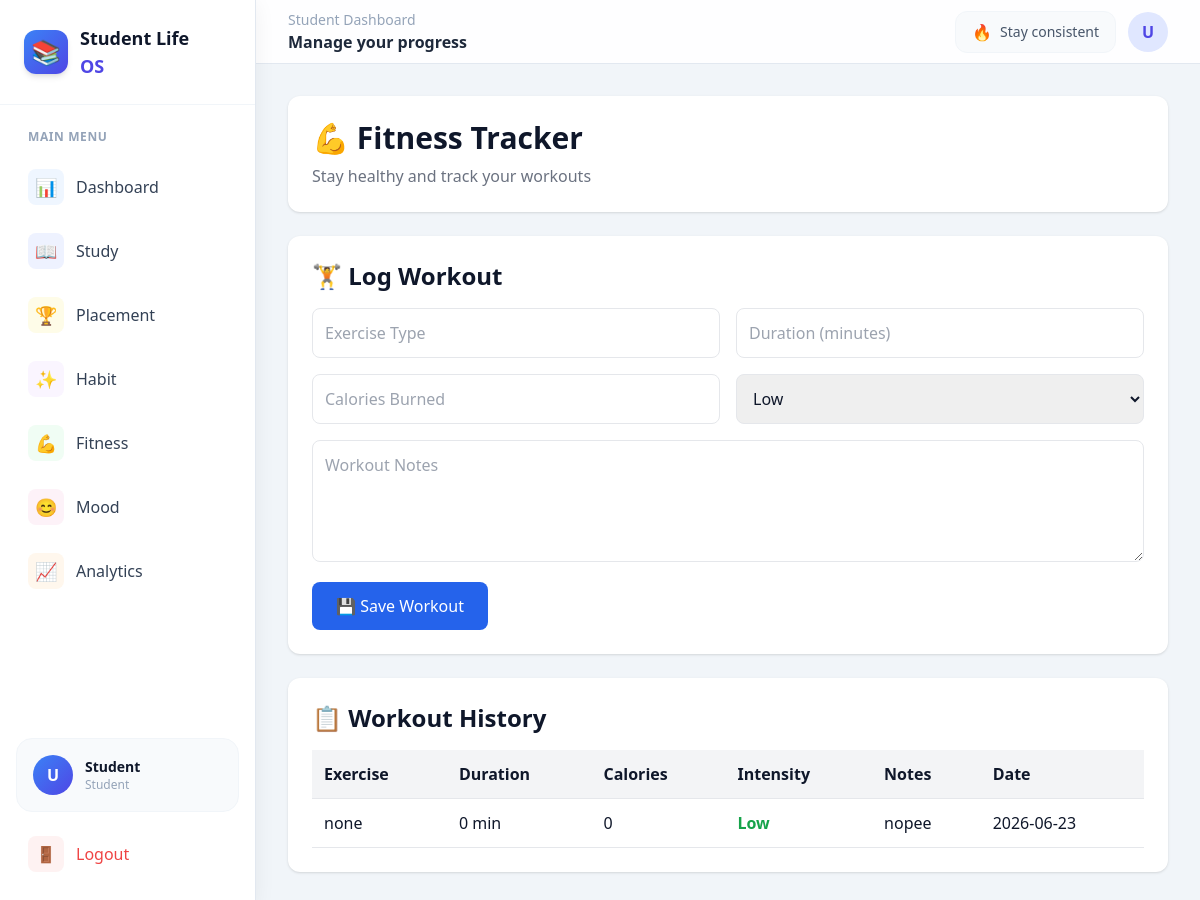
Page /fitness_v2 on the committed database.
### tables this page shows
CREATE TABLE fitness_tracker(
    id INTEGER PRIMARY KEY AUTOINCREMENT,
    exercise_type TEXT,
    duration INTEGER,
    calories INTEGER,
    intensity TEXT,
    notes TEXT,
    created_at TEXT
    );

### app.py (the view, shortened to what this page needs)
@app.route("/fitness_v2", methods=["GET", "POST"])
def fitness_v2():
    conn = sqlite3.connect("database.db")
    cur = conn.cursor()
    cur.execute(
        "SELECT * FROM fitness_tracker ORDER BY id DESC"
    )
    workouts = cur.fetchall()
    conn.close()
    return render_template(
        "fitness_v2.html",
        workouts=workouts
    )

### templates/fitness_v2.html (shortened to what this page needs)
{% extends "base_v2.html" %}
{% block content %}
<div class="bg-white rounded-xl shadow p-6 mb-6">
    <h1 class="text-3xl font-bold">
        💪 Fitness Tracker
    </h1>
    <p class="text-gray-500 mt-2">
        Stay healthy and track your workouts
    </p>
</div>
<div class="bg-white rounded-xl shadow p-6 mb-6">
    <h2 class="text-2xl font-bold mb-4">
        🏋️ Log Workout
    </h2>
    <form method="POST">
        <div class="grid grid-cols-1 md:grid-cols-2 gap-4">
            <input
                type="text"
                name="exercise_type"
                placeholder="Exercise Type"
                required
                class="border rounded-lg p-3">
            <input
                type="number"
                name="duration"
                placeholder="Duration (minutes)"
                required
                class="border rounded-lg p-3">
            <input
                type="number"
                name="calories"
                placeholder="Calories Burned"
                required
                class="border rounded-lg p-3">
            <select
                name="intensity"
                required
                class="border rounded-lg p-3">
                <option>Low</option>
            </select>
            <textarea
                name="notes"
                rows="4"
                placeholder="Workout Notes"
                class="border rounded-lg p-3 md:col-span-2"></textarea>
        </div>
        <button
            type="submit"
            class="mt-5 bg-blue-600 text-white px-6 py-3 rounded-lg">
            💾 Save Workout
        </button>
    </form>
</div>
<div class="bg-white rounded-xl shadow p-6">
    <h2 class="text-2xl font-bold mb-4">
        📋 Workout History
    </h2>
    {% if workouts %}
    <div class="overflow-x-auto">
        <table class="w-full">
            <thead>
                <tr class="bg-gray-100 border-b">
                    <th class="p-3 text-left">Exercise</th>
                    <th class="p-3 text-left">Duration</th>
                    <th class="p-3 text-left">Calories</th>
                    <th class="p-3 text-left">Intensity</th>
                    <th class="p-3 text-left">Notes</th>
                    <th class="p-3 text-left">Date</th>
                </tr>
            </thead>
            <tbody>
                {% for workout in workouts %}
                <tr class="border-b hover:bg-gray-50">
                    <td class="p-3">
                        {{ workout[1] }}
                    </td>
                    <td class="p-3">
                        {{ workout[2] }} min
                    </td>
                    <td class="p-3">
                        {{ workout[3] }}
                    </td>
                    <td class="p-3">
                        {% if workout[4] == "High" or workout[4] == "Extreme" %}
                        <span class="text-red-600 font-semibold">
                            {{ workout[4] }}
                        </span>
                        {% else %}
                        <span class="text-green-600 font-semibold">
                            {{ workout[4] }}
                        </span>
                        {% endif %}
                    </td>
                    <td class="p-3">
                        {{ workout[5] }}
                    </td>
                    <td class="p-3">
                        {{ workout[6] }}
                    </td>
                </tr>
                {% endfor %}
            </tbody>
        </table>
    </div>
    {% endif %}
</div>
{% endblock %}

### rows in the picture
fitness_tracker: exercise_type "none", duration "0", calories "0", intensity "Low", notes "nopee", created_at "2026-06-23"

### other values in the picture
{{ user_name[0]|upper if user_name else "U" }} "U"
{{ user_name if user_name else "Student" }} "Student"
